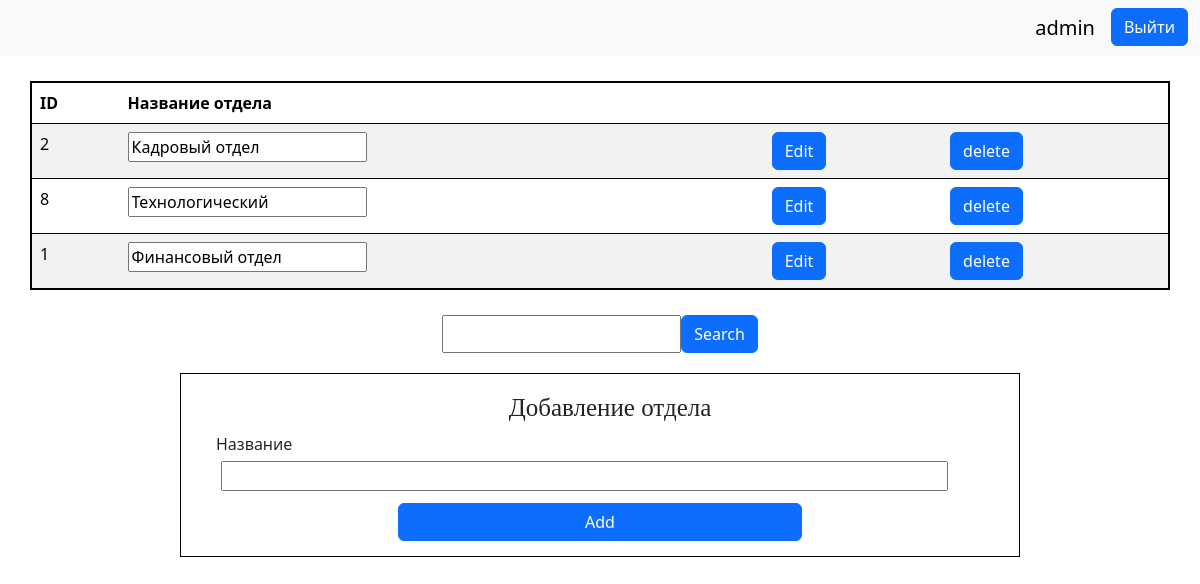
Screenshot of /views/departmentsPage.php (signed in) with the database file from the repository.
### tables this page shows
CREATE TABLE `departments` (
  `id` int NOT NULL,
  `name` varchar(128) NOT NULL
);

### Dao/DepartmentsDao.php (called while the page is built, shortened)
<?php
    class DepartmentsDao{
        public static function readAll() {
            $conn = getConnection();
            $stmt = $conn->query("SELECT * FROM departments");
            return $stmt->fetchAll(PDO::FETCH_OBJ);
        }
    }
?>

### Controlers/getAllDepartmentsControler.php (called while the page is built, shortened)
<?php
    require_once "../Dao/DepartmentsDao.php";
    try{
        if(!empty($_GET["searchLine"])){
            $selectedRows =  DepartmentsDao::partialSearch($_GET["searchLine"]);
            $_SESSION["departments"]=$selectedRows;
        }
        else{
            $_SESSION["departments"] = DepartmentsDao::readAll();
        }
    }
    catch(Exception $ex){
        MySessionHandler::addErrorMessage("Ошибка. ".$ex->getMessage());
        header("Location: ../views/registrationPage.php");
        return;
    }
?>

### views/Components/departmentsTableComponent.php (the view, shortened to what this page needs)
<table class="table table-striped table-hover tableBorder">
    <thead class="th-dark">
        <th>ID</th>
        <th>Название отдела</th>
        <th></th>
        <th></th>
    </thead>
    <tbody>
        <?php if(isset($_SESSION["departments"])){?>
            <?php foreach($_SESSION["departments"] as $department){?>
                <tr>
                    <td><?php echo $department->id?></td>
                    <form action="../Controlers/UpdateDepartmentControler.php" method="post">
                    <td><input type="text" name="departmentName" value="<?php echo $department->name; ?>"></td>
                    <td>
                        <button type="submit" class="btn btn-primary" name="edit">Edit</button>
                    </form>
                    <td>
                        <form action="../Controlers/deleteDepartmentControler.php" method="post">
                            <button type="submit" class="btn btn-primary" name="delete">delete</button>
                        </form>
                    </td>
                </tr>
            <?php }?>
        <?php } ?>
    </tbody>
</table>

### css/styles.css (style rules this page uses)
.tableBorder { margin: 0 auto; width: 95%; border: 2px solid black; margin-bottom: 25px; }

### rows the page displays
departments: id "2", departmentName "Кадровый отдел"
departments: id "8", departmentName "Технологический"
departments: id "1", departmentName "Финансовый отдел"

### other values shown
$_SESSION["user"]->login "admin"
